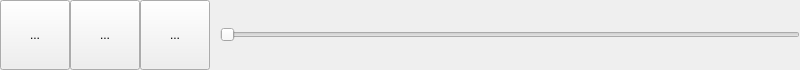
<?xml version="1.0" encoding="UTF-8"?>
<ui version="4.0">
 <class>VolumeControlWidget</class>
 <widget class="QWidget" name="VolumeControlWidget">
  <property name="geometry">
   <rect>
    <x>0</x>
    <y>0</y>
    <width>800</width>
    <height>70</height>
   </rect>
  </property>
  <property name="windowTitle">
   <string>Form</string>
  </property>
  <layout class="QHBoxLayout" name="horizontalLayout_3">
   <property name="spacing">
    <number>10</number>
   </property>
   <property name="leftMargin">
    <number>0</number>
   </property>
   <property name="topMargin">
    <number>0</number>
   </property>
   <property name="rightMargin">
    <number>0</number>
   </property>
   <property name="bottomMargin">
    <number>0</number>
   </property>
   <item>
    <layout class="QHBoxLayout" name="horizontalLayout">
     <property name="spacing">
      <number>0</number>
     </property>
     <item>
      <widget class="QToolButton" name="toolButton">
       <property name="sizePolicy">
        <sizepolicy hsizetype="Fixed" vsizetype="Expanding">
         <horstretch>0</horstretch>
         <verstretch>0</verstretch>
        </sizepolicy>
       </property>
       <property name="minimumSize">
        <size>
         <width>70</width>
         <height>0</height>
        </size>
       </property>
       <property name="maximumSize">
        <size>
         <width>70</width>
         <height>16777215</height>
        </size>
       </property>
       <property name="text">
        <string>...</string>
       </property>
      </widget>
     </item>
     <item>
      <widget class="QToolButton" name="toolButton_2">
       <property name="sizePolicy">
        <sizepolicy hsizetype="Fixed" vsizetype="Expanding">
         <horstretch>0</horstretch>
         <verstretch>0</verstretch>
        </sizepolicy>
       </property>
       <property name="minimumSize">
        <size>
         <width>70</width>
         <height>0</height>
        </size>
       </property>
       <property name="maximumSize">
        <size>
         <width>70</width>
         <height>16777215</height>
        </size>
       </property>
       <property name="text">
        <string>...</string>
       </property>
      </widget>
     </item>
     <item>
      <widget class="QToolButton" name="toolButton_3">
       <property name="sizePolicy">
        <sizepolicy hsizetype="Fixed" vsizetype="Expanding">
         <horstretch>0</horstretch>
         <verstretch>0</verstretch>
        </sizepolicy>
       </property>
       <property name="minimumSize">
        <size>
         <width>70</width>
         <height>0</height>
        </size>
       </property>
       <property name="maximumSize">
        <size>
         <width>70</width>
         <height>16777215</height>
        </size>
       </property>
       <property name="text">
        <string>...</string>
       </property>
      </widget>
     </item>
    </layout>
   </item>
   <item>
    <widget class="QSlider" name="horizontalSlider">
     <property name="orientation">
      <enum>Qt::Horizontal</enum>
     </property>
    </widget>
   </item>
  </layout>
 </widget>
 <resources/>
 <connections/>
</ui>
